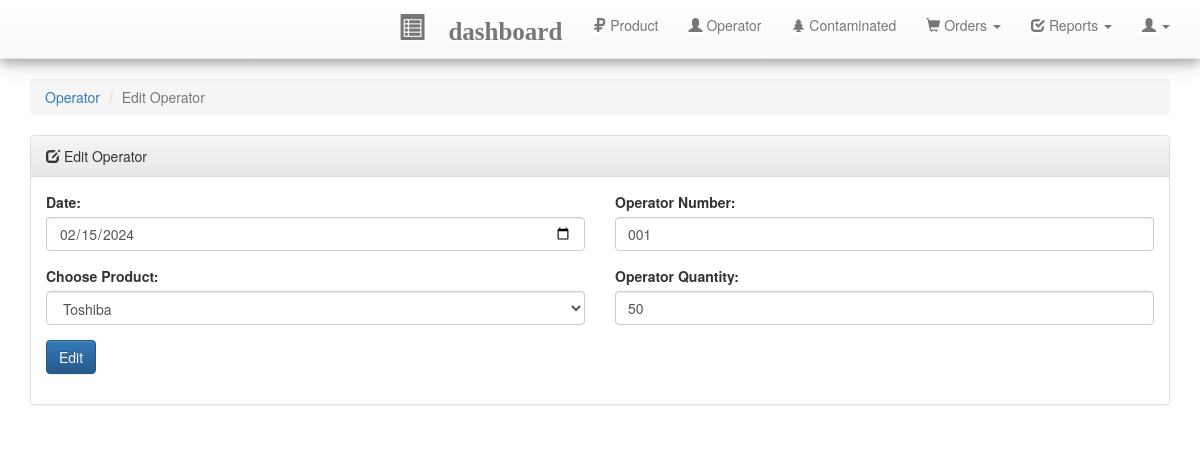
Page /editOperator.php?id=21 (signed in) on the committed database.
### tables this page shows
CREATE TABLE `operators` (
  `operator_id` int(11) NOT NULL,
  `operator_date` date NOT NULL,
  `operator_number` varchar(200) NOT NULL,
  `product_name` varchar(200) NOT NULL,
  `operator_quantity` int(255) NOT NULL
);

### editOperator.php (the view, shortened to what this page needs)
<?php require_once 'includes/header.php'; ?>
<?php
    $operator_id = $_GET['id'];
    $sqlEdit = "SELECT * FROM operators WHERE operator_id = '$operator_id'";
    $resultEdit = $connect->query($sqlEdit);
    if ($resultEdit->num_rows > 0) {
        $rowEdit = $resultEdit->fetch_assoc();
        $product_name = $rowEdit['product_name'];
        $operator_date = $rowEdit['operator_date'];
        $operator_number = $rowEdit['operator_number'];
        $operator_quantity = $rowEdit['operator_quantity'];
    } else {
        echo "";
    }
?>
<div class="row">
	<div class="col-md-12">
		<ol class="breadcrumb">
		  <li><a href="operator.php">Operator</a></li>
		  <li class="active">Edit Operator</li>
		</ol>
		<div class="panel panel-default">
			<div class="panel-heading">
				<div class="page-heading"> <i class="glyphicon glyphicon-edit"></i> Edit Operator</div>
			</div>
			<div class="panel-body">
				<div>
					<form method="post" action="php_action/editOperatorSql.php">
						<div class="row d-flex align-items-center justify-content-center">
							<div class="col-sm-6 form-group">
								<label for="date">Date:</label>
								<input class="form-control" value="<?php echo $operator_date; ?>" type="date" id="date" name="operator_date" required>
							</div>
							<div class="col-sm-6 form-group">
								<label for="operaterNum">Operator Number:</label>
								<input class="form-control" type="text" value="<?php echo $operator_number; ?>" name="operator_number" placeholder="001/002/003/004" required>
							</div>
							<div class="col-sm-6 form-group">
								<label for="product">Choose Product:</label>
								<select class="form-control" value="<?php echo $product_name; ?>" name="product_name" id="product" required>
									<?php
									$conn = new mysqli($servername, $username, $password, $dbname);
									$sql = "SELECT * FROM product WHERE status = 1 AND active = 1";
									$result = $conn->query($sql);
									if ($result->num_rows > 0) {
									    while ($row = $result->fetch_assoc()) {
									        echo '<option value="' . $row["product_name"] . '">' . $row["product_name"] . '</option>';
									    }
									} else {
									    echo '<option value="">No products found</option>';
									}
									?>
								</select>
							</div>
							<div class="col-sm-6 form-group">
								<label for="operator_quantity">Operator Quantity:</label>
								<input class="form-control" value="<?php echo $operator_quantity; ?>" type="number" name="operator_quantity" required>
							</div>
							<div class="col-sm-6 mt-2 form-group d-flex align-items-center justify-content-end">
								<button class="btn btn-md btn-primary btn-outline-success" type="sucess">Edit</button>
							</div>
						</div>
					</form>
				</div>
			</div>
		</div>
	</div>
</div>
<?php require_once 'includes/footer.php'; ?>

### rows in the picture
operators: operator_date "02/15/2024", operator_number "001", operator_quantity "50"

### other values in the picture
form field product_name "Toshiba"
